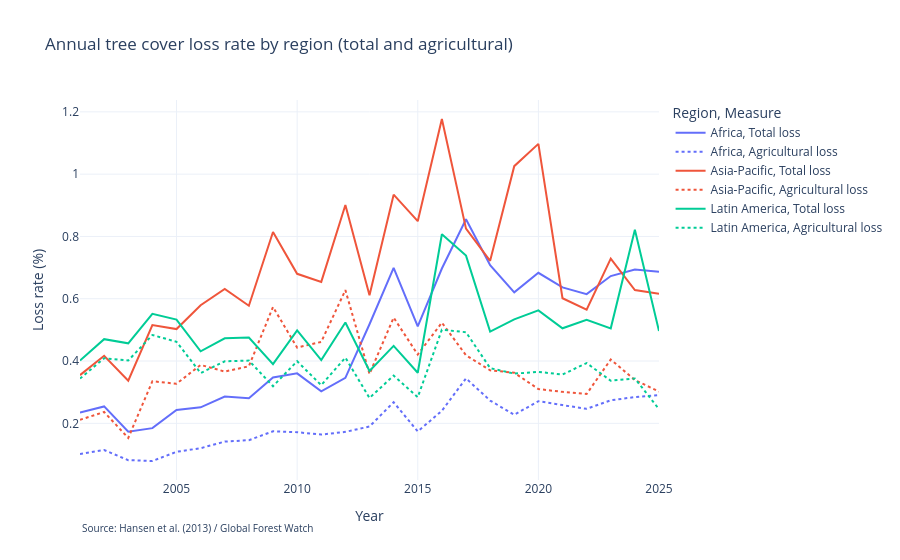

Notebook code for this chart:
### Markdown cell above
### 6.3 Trends by region

### Code cell
# Regional loss rate per year: total loss / total 2000 cover (weighted by forest size)
trend = (df_s.groupby(['region', 'year'])[['loss_ha', 'agri_loss_ha', 'extent_2000_ha']].sum()
             .reset_index())
trend['Total loss'] = 100 * trend['loss_ha'] / trend['extent_2000_ha']
trend['Agricultural loss'] = 100 * trend['agri_loss_ha'] / trend['extent_2000_ha']

df_trend = trend.melt(id_vars=['region', 'year'], value_vars=['Total loss', 'Agricultural loss'],
                      var_name='Measure', value_name='Loss rate (%)')

fig = px.line(df_trend, x='year', y='Loss rate (%)', color='region', line_dash='Measure',
              title='Annual tree cover loss rate by region (total and agricultural)',
              labels={'year': 'Year', 'region': 'Region'}, template='plotly_white')
fig.add_annotation(text='Source: Hansen et al. (2013) / Global Forest Watch',
                   x=0, y=-0.15, xref='paper', yref='paper', showarrow=False, font=dict(size=10))
fig.show()

### Figure 1 — Plotly figure (JSON) as saved in the notebook; plotly's stock layout.template omitted (floating-point values rounded to 4 significant figures)
{"data": [{"hovertemplate": "Region=Africa<br>Measure=Total loss<br>Year=%{x}<br>Loss rate (%)=%{y}<extra></extra>", "legendgroup": "Africa, Total loss", "line": {"color": "#636efa", "dash": "solid"}, "marker": {"symbol": "circle"}, "mode": "lines", "name": "Africa, Total loss", "orientation": "v", "showlegend": true, "x": [2001, 2002, 2003, 2004, 2005, 2006, 2007, 2008, 2009, 2010, 2011, 2012, 2013, 2014, 2015, 2016, 2017, 2018, 2019, 2020, 2021, 2022, 2023, 2024, 2025], "xaxis": "x", "y": [0.2343, 0.2542, 0.1729, 0.1844, 0.2428, 0.2512, 0.2859, 0.2803, 0.3469, 0.3605, 0.3024, 0.3462, 0.5181, 0.6993, 0.5111, 0.697, 0.8553, 0.7078, 0.6206, 0.6832, 0.6364, 0.6149, 0.6728, 0.6939, 0.6869], "yaxis": "y", "type": "scatter"}, {"hovertemplate": "Region=Africa<br>Measure=Agricultural loss<br>Year=%{x}<br>Loss rate (%)=%{y}<extra></extra>", "legendgroup": "Africa, Agricultural loss", "line": {"color": "#636efa", "dash": "dot"}, "marker": {"symbol": "circle"}, "mode": "lines", "name": "Africa, Agricultural loss", "orientation": "v", "showlegend": true, "x": [2001, 2002, 2003, 2004, 2005, 2006, 2007, 2008, 2009, 2010, 2011, 2012, 2013, 2014, 2015, 2016, 2017, 2018, 2019, 2020, 2021, 2022, 2023, 2024, 2025], "xaxis": "x", "y": [0.1012, 0.1144, 0.08174, 0.07902, 0.1085, 0.1202, 0.1413, 0.1459, 0.1744, 0.1715, 0.1639, 0.1726, 0.1897, 0.2676, 0.1739, 0.2402, 0.3442, 0.273, 0.2275, 0.271, 0.2585, 0.2465, 0.2738, 0.2843, 0.2905], "yaxis": "y", "type": "scatter"}, {"hovertemplate": "Region=Asia-Pacific<br>Measure=Total loss<br>Year=%{x}<br>Loss rate (%)=%{y}<extra></extra>", "legendgroup": "Asia-Pacific, Total loss", "line": {"color": "#EF553B", "dash": "solid"}, "marker": {"symbol": "circle"}, "mode": "lines", "name": "Asia-Pacific, Total loss", "orientation": "v", "showlegend": true, "x": [2001, 2002, 2003, 2004, 2005, 2006, 2007, 2008, 2009, 2010, 2011, 2012, 2013, 2014, 2015, 2016, 2017, 2018, 2019, 2020, 2021, 2022, 2023, 2024, 2025], "xaxis": "x", "y": [0.3548, 0.4167, 0.3367, 0.5156, 0.5026, 0.5791, 0.6314, 0.5776, 0.8143, 0.68, 0.6541, 0.901, 0.611, 0.9341, 0.849, 1.177, 0.8249, 0.7218, 1.026, 1.097, 0.6015, 0.5648, 0.7286, 0.628, 0.6162], "yaxis": "y", "type": "scatter"}, {"hovertemplate": "Region=Asia-Pacific<br>Measure=Agricultural loss<br>Year=%{x}<br>Loss rate (%)=%{y}<extra></extra>", "legendgroup": "Asia-Pacific, Agricultural loss", "line": {"color": "#EF553B", "dash": "dot"}, "marker": {"symbol": "circle"}, "mode": "lines", "name": "Asia-Pacific, Agricultural loss", "orientation": "v", "showlegend": true, "x": [2001, 2002, 2003, 2004, 2005, 2006, 2007, 2008, 2009, 2010, 2011, 2012, 2013, 2014, 2015, 2016, 2017, 2018, 2019, 2020, 2021, 2022, 2023, 2024, 2025], "xaxis": "x", "y": [0.2112, 0.2364, 0.1529, 0.3352, 0.327, 0.3875, 0.3662, 0.3831, 0.5735, 0.443, 0.4615, 0.6276, 0.3584, 0.5394, 0.4209, 0.5232, 0.4184, 0.3703, 0.3624, 0.31, 0.301, 0.2942, 0.4049, 0.3391, 0.3019], "yaxis": "y", "type": "scatter"}, {"hovertemplate": "Region=Latin America<br>Measure=Total loss<br>Year=%{x}<br>Loss rate (%)=%{y}<extra></extra>", "legendgroup": "Latin America, Total loss", "line": {"color": "#00cc96", "dash": "solid"}, "marker": {"symbol": "circle"}, "mode": "lines", "name": "Latin America, Total loss", "orientation": "v", "showlegend": true, "x": [2001, 2002, 2003, 2004, 2005, 2006, 2007, 2008, 2009, 2010, 2011, 2012, 2013, 2014, 2015, 2016, 2017, 2018, 2019, 2020, 2021, 2022, 2023, 2024, 2025], "xaxis": "x", "y": [0.4014, 0.4703, 0.4568, 0.5518, 0.533, 0.4311, 0.473, 0.4752, 0.3902, 0.4985, 0.403, 0.5237, 0.3682, 0.4485, 0.3622, 0.8071, 0.7385, 0.4946, 0.5337, 0.5626, 0.5052, 0.532, 0.5049, 0.8217, 0.4965], "yaxis": "y", "type": "scatter"}, {"hovertemplate": "Region=Latin America<br>Measure=Agricultural loss<br>Year=%{x}<br>Loss rate (%)=%{y}<extra></extra>", "legendgroup": "Latin America, Agricultural loss", "line": {"color": "#00cc96", "dash": "dot"}, "marker": {"symbol": "circle"}, "mode": "lines", "name": "Latin America, Agricultural loss", "orientation": "v", "showlegend": true, "x": [2001, 2002, 2003, 2004, 2005, 2006, 2007, 2008, 2009, 2010, 2011, 2012, 2013, 2014, 2015, 2016, 2017, 2018, 2019, 2020, 2021, 2022, 2023, 2024, 2025], "xaxis": "x", "y": [0.3436, 0.409, 0.4016, 0.4835, 0.4618, 0.3613, 0.3993, 0.4015, 0.3192, 0.3993, 0.3225, 0.4109, 0.2813, 0.3532, 0.2838, 0.5006, 0.4925, 0.3773, 0.3595, 0.3653, 0.3567, 0.3935, 0.3368, 0.3441, 0.2455], "yaxis": "y", "type": "scatter"}], "layout": {"xaxis": {"anchor": "y", "domain": [0.0, 1.0], "title": {"text": "Year"}}, "yaxis": {"anchor": "x", "domain": [0.0, 1.0], "title": {"text": "Loss rate (%)"}}, "legend": {"title": {"text": "Region, Measure"}, "tracegroupgap": 0}, "title": {"text": "Annual tree cover loss rate by region (total and agricultural)"}, "annotations": [{"font": {"size": 10}, "showarrow": false, "text": "Source: Hansen et al. (2013) / Global Forest Watch", "x": 0, "xref": "paper", "y": -0.15, "yref": "paper"}]}}
